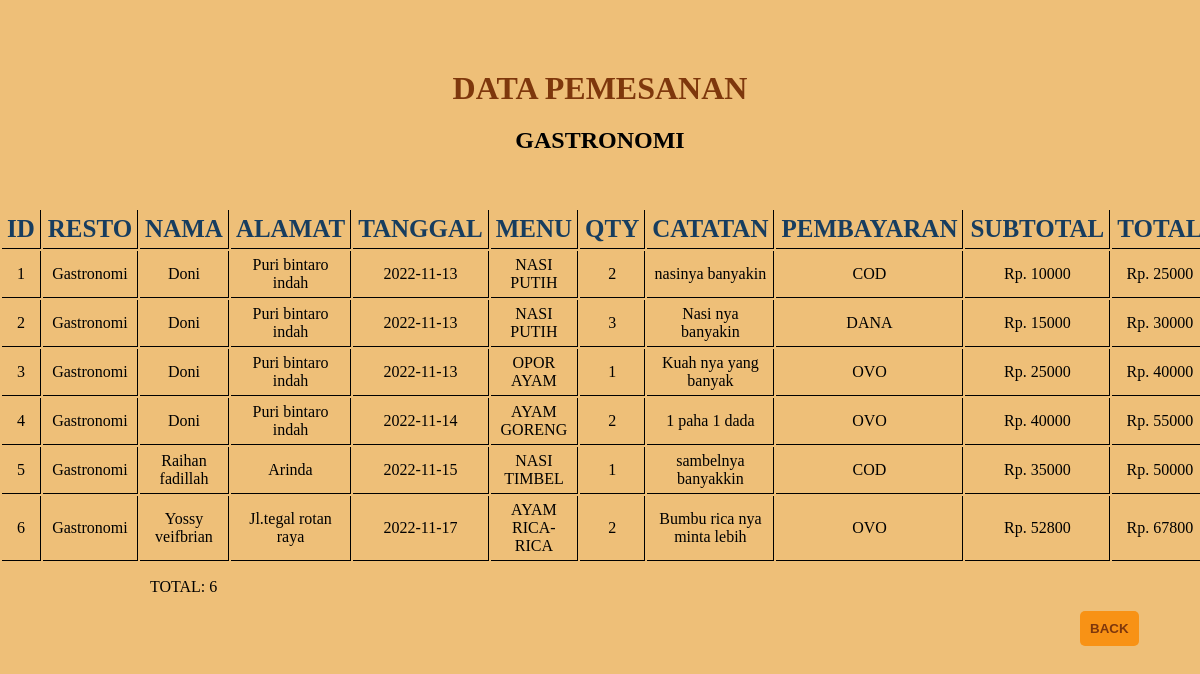
Page /admin/resto/gastronomi.php on the committed database.
### tables this page shows
CREATE TABLE `pesangastronomi` (
  `ID` int(50) NOT NULL,
  `RESTO` varchar(255) NOT NULL,
  `NAMA` varchar(255) NOT NULL,
  `ALAMAT` varchar(255) NOT NULL,
  `TANGGAL` varchar(255) NOT NULL,
  `MENU` varchar(255) NOT NULL,
  `JUMLAH` int(50) NOT NULL,
  `CATATAN` varchar(255) NOT NULL,
  `PEMBAYARAN` varchar(255) NOT NULL,
  `SUBTOTAL` int(50) NOT NULL,
  `TOTAL` int(50) NOT NULL
);

### admin/resto/gastronomi.php (the view, shortened to what this page needs)
<?php include("../../config.php") ?>
<!DOCTYPE html>
<html lang="en">
<head>
    <link rel="stylesheet" type="text/css" href="../../resto/style.css">
</head>
<body>
    <h1>DATA PEMESANAN</h1>
    <center><h2>GASTRONOMI</h2></center>
    <br><br><br>
    <table>
		<thead>
			<tr>
				<th>ID</th>
				<th>RESTO</th>
				<th>NAMA</th>
                <th>ALAMAT</th>
                <th>TANGGAL</th>
				<th>MENU</th>
                <th>QTY</th>
				<th>CATATAN</th>
                <th>PEMBAYARAN</th>
                <th>SUBTOTAL</th>
				<th>TOTAL</th>
			</tr>
		</thead>
		<tbody>
			<?php
				$sql = "SELECT * FROM pesangastronomi";
				$query = mysqli_query($db, $sql);
				while($pesangastronomi = mysqli_fetch_array($query)){
					echo "<tr>";
					echo "<td>".$pesangastronomi['ID']."</td>";
					echo "<td>".$pesangastronomi['RESTO']."</td>";
					echo "<td>".$pesangastronomi['NAMA']."</td>";
					echo "<td>".$pesangastronomi['ALAMAT']."</td>";
					echo "<td>".$pesangastronomi['TANGGAL']."</td>";
					echo "<td>".$pesangastronomi['MENU']."</td>";
                    echo "<td>".$pesangastronomi['JUMLAH']."</td>";
					echo "<td>".$pesangastronomi['CATATAN']."</td>";
					echo "<td>".$pesangastronomi['PEMBAYARAN']."</td>";
					echo "<td> Rp. ".$pesangastronomi['SUBTOTAL']."</td>";
					echo "<td> Rp. ".$pesangastronomi['TOTAL']."</td>";
					echo "</tr>";
				}
			?>
		</tbody>
	</table>
	<p>TOTAL: <?php echo mysqli_num_rows($query) ?></p>
	<a href="../listriwayat.php"><button>BACK</button></a>
</body>
</html>
</body>
</html>

### resto/style.css (style rules this page uses)
* { margin: 0; padding: 0; }
body { background-color: #EEBF78; }
h1 { text-align: center; font-family: 'Goudy Old Style'; padding: 20px 20px; color: #7E370C; margin-top: 50px; }
table { width: 1000px; margin-left: auto; margin-right: auto; }
thead th { font-weight: bold; font-size: 25px; text-align: center; border-bottom: 1px solid #000; border-right: 1px solid black; color: rgb(23, 61, 95); padding: 5px 5px; }
tbody td { border-bottom: 1px solid #000; border-right: 1px solid black; padding: 20px 0; padding-bottom: 15px; text-align: center; padding: 5px 5px; }
p { margin-left: 150px; padding: 15px 0; }
a button { padding: 10px 10px; background-color: rgb(248, 146, 21); color: #7E370C; cursor: pointer; font-weight: bold; border: none; border-radius: 5px; -webkit-border-radius: 5px; -moz-border-radius: 5px; -ms-border-radius: 5px; -o-border-radius: 5px; margin-left: 1080px; margin-bottom: 50px; }

### rows in the picture
pesangastronomi: ID "1", RESTO "Gastronomi", NAMA "Doni", ALAMAT "Puri bintaro indah", TANGGAL "2022-11-13", MENU "NASI PUTIH", JUMLAH "2", CATATAN "nasinya banyakin", PEMBAYARAN "COD", SUBTOTAL "10000", TOTAL "25000"
pesangastronomi: ID "2", RESTO "Gastronomi", NAMA "Doni", ALAMAT "Puri bintaro indah", TANGGAL "2022-11-13", MENU "NASI PUTIH", JUMLAH "3", CATATAN "Nasi nya banyakin", PEMBAYARAN "DANA", SUBTOTAL "15000", TOTAL "30000"
pesangastronomi: ID "3", RESTO "Gastronomi", NAMA "Doni", ALAMAT "Puri bintaro indah", TANGGAL "2022-11-13", MENU "OPOR AYAM", JUMLAH "1", CATATAN "Kuah nya yang banyak", PEMBAYARAN "OVO", SUBTOTAL "25000", TOTAL "40000"
pesangastronomi: ID "4", RESTO "Gastronomi", NAMA "Doni", ALAMAT "Puri bintaro indah", TANGGAL "2022-11-14", MENU "AYAM GORENG", JUMLAH "2", CATATAN "1 paha 1 dada", PEMBAYARAN "OVO", SUBTOTAL "40000", TOTAL "55000"
pesangastronomi: ID "5", RESTO "Gastronomi", NAMA "Raihan fadillah", ALAMAT "Arinda", TANGGAL "2022-11-15", MENU "NASI TIMBEL", JUMLAH "1", CATATAN "sambelnya banyakkin", PEMBAYARAN "COD", SUBTOTAL "35000", TOTAL "50000"
pesangastronomi: ID "6", RESTO "Gastronomi", NAMA "Yossy veifbrian", ALAMAT "Jl.tegal rotan raya", TANGGAL "2022-11-17", MENU "AYAM RICA-RICA", JUMLAH "2", CATATAN "Bumbu rica nya minta lebih", PEMBAYARAN "OVO", SUBTOTAL "52800", TOTAL "67800"

### other values in the picture
mysqli_num_rows($query) "6"
